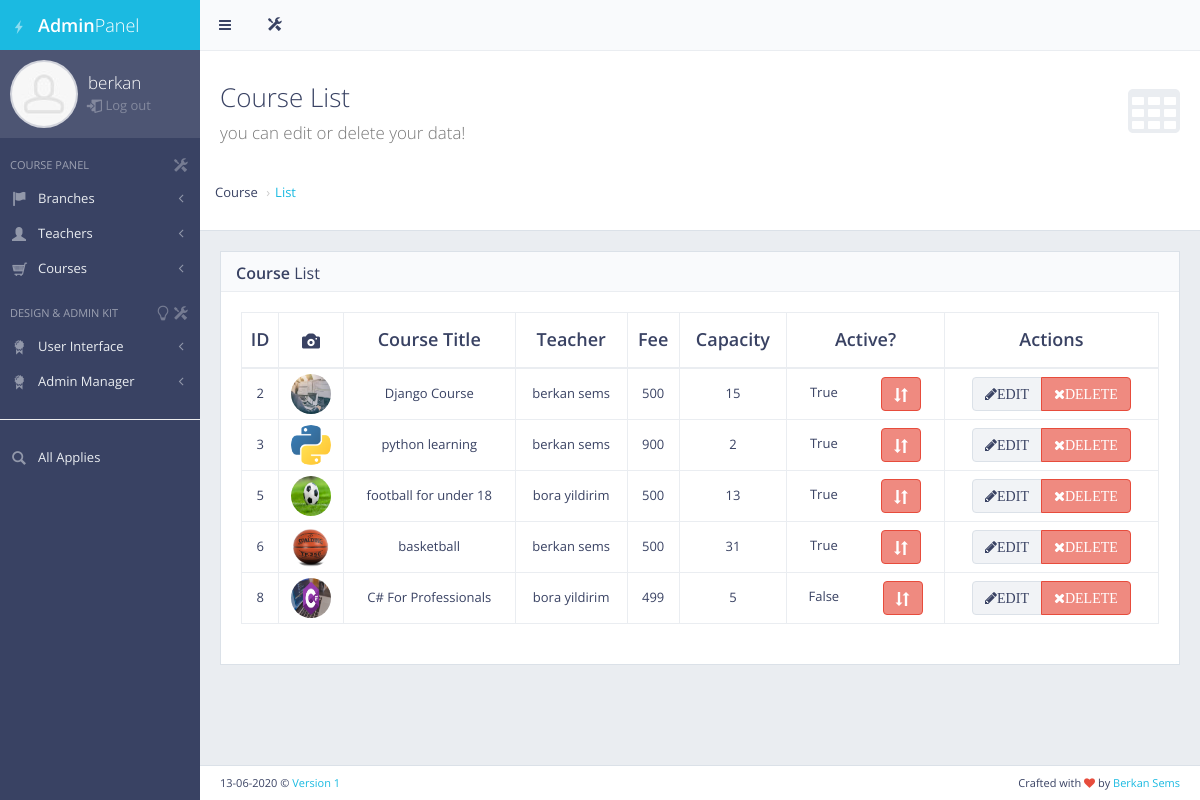
The page /panel/course_list/ (signed in) on the database its author committed.
### panel/models.py (models this page shows, shortened)
class Courses(models.Model):
    branch = models.ForeignKey(Branch, null=True , on_delete=models.CASCADE)
    teacher = models.ForeignKey(Teacher, null=True , on_delete=models.CASCADE)
    title = models.CharField(max_length=50)
    place = models.CharField(max_length=50)
    introduction = models.CharField(max_length=500)
    createdAt = models.DateTimeField(auto_now_add=True)
    startDate = models.CharField("Start Date (mm/dd/2020)",max_length=50)
    endDate = models.CharField("End Date (mm/dd/2020)",max_length=50)
    fee = models.IntegerField()
    capacity = models.IntegerField()
    pic = models.ImageField("Select an image file",null=True, blank=True)
    status=models.BooleanField("Active ?",default=True)

class Teacher(models.Model):
    name = models.CharField(max_length=50)
    telephone = models.IntegerField()
    def __str__(self):
        return self.name

### panel/decorators.py (the view)
        def wrapper_function(request, *args, **kwargs):
            group = None
            if request.user.groups.exists():
                group = request.user.groups.all()[0].name
            for role in allowed_roles:
                if group == role:
                    return view_func(request, *args, **kwargs)
            return HttpResponse("You are not authorized to view this page")

### panel/views.py (called while the page is built)
@login_required(login_url='my_login')
@allowed_users(allowed_roles=['admin'])
def courseList(request):
    courses = Courses.objects.all()
    context = {'courses': courses}
    return render(request, 'back/course_list.html',context)

### templates/back/course_list.html (shortened to what this page needs)
{% extends 'back/master_panel.html' %}
{% load static %}
{% block content %}
    <div id="page-content">
        <div class="content-header">
            <div class="header-section">
                <h1>
                    <i class="fa fa-table"></i>Course List<br><small>you can edit or delete your data!</small>
                </h1>
            </div>
            <div class="breadcrumb breadcrump-top">
                <li>Course</li>
                <li><a href="#">List</a></li>
            </div>
        </div>
        <div class="block full">
            <div class="block-title">
                <h2><strong>Course</strong> List</h2>
            </div>
            <div class="table-responsive">
                <table id="example-datatable" class="table table-vcenter table-condensed table-bordered">
                    <thead>
                    <tr>
                        <th class="text-center">ID</th>
                        <th class="text-center " ><i class="hi hi-camera"></i></th>
                        <th class="text-center ">Course Title</th>
                        <th class="text-center ">Teacher</th>
                        <th class="text-center ">Fee</th>
                        <th class="text-center ">Capacity</th>
                        <th class="text-center ">Active?</th>
                        <th class="text-center">Actions</th>
                    </tr>
                    </thead>
                    {% for course in courses %}
                    <tr>
                        <td class="text-center">{{ course.id }}</td>
                        <td class="text-center">
                            {% if course.pic %}
                                <img src="{{ course.pic.url }}" style="width: 40px; height: 40px"
                                                         alt="image"
                                                         class="img-circle">
                            {% else %}
                                <h4>No image</h4>
                            {% endif %}
                        </td>
                        <td class="text-center">{{ course.title }}</td>
                        <td class="text-center">{{ course.teacher }} </td>
                        <td class="text-center">{{ course.fee }} </td>
                        <td class="text-center">{{ course.capacity }}</td>
                        <td class="text-center">{{ course.status }} <a style="margin-left: 40px" href="{% url 'course_status_update' course.id %}" data-toggle="tooltip" title="change"
                                   class="btn btn-danger"><i class="hi hi-sort"></i></a></td>
                        <td class="text-center">
                            <div class="btn-group">
                                <a  href="{% url 'course_update' course.id %}" data-toggle="tooltip" title="Edit"
                                   class="btn btn-default"><i class="fa fa-pencil">EDIT</i></a>
                                <a href="{% url 'course_delete' course.id %}" data-toggle="tooltip" title="Delete"
                                   class="btn btn-danger"><i class="fa fa-times">DELETE</i></a>
                            </div>
                        </td>
                    </tr>
                    {% endfor %}
                </table>
            </div>
        </div>
    </div>
{% endblock %}

### templates/back/master_panel.html (shortened to what this page needs)
{% load static %}
<!DOCTYPE html>
 <html class="no-js" lang="en">
    <head>
        <link rel="stylesheet" href="{% static 'back/css/bootstrap.min.css' %}">
        <link rel="stylesheet" href="{% static 'back/css/plugins.css' %}">
        <link rel="stylesheet" href="{% static 'back/css/main.css' %}">
        <link rel="stylesheet" href="{% static 'back/css/themes.css' %}">
    </head>
    <body>
        <div id="page-wrapper">
            <div id="page-container" class="sidebar-partial sidebar-visible-lg sidebar-no-animations">
                <div id="sidebar">
                    <div id="sidebar-scroll">
                        <div class="sidebar-content">
                            <a href="{% url 'panel' %}" class="sidebar-brand">
                                <i class="gi gi-flash"></i><span class="sidebar-nav-mini-hide"><strong>Admin</strong>Panel</span>
                            </a>
                            <div class="sidebar-section sidebar-user clearfix sidebar-nav-mini-hide">
                                <div class="sidebar-user-avatar">
                                    <a href="{% url 'panel' %}">
                                        <img src="{% static 'back/img/placeholders/avatars/avatar2.jpg' %}" alt="avatar">
                                    </a>
                                </div>
                                <div class="sidebar-user-name">{{ request.user.username }}</div>
                                <div class="sidebar-user-links">
                                    <a href="{% url 'my_logout' %}" data-toggle="tooltip" data-placement="bottom" title="Logout"><i class="gi gi-exit "></i>  Log out</a>
                                </div>
                            </div>
                            <ul class="sidebar-nav">
                                <li class="sidebar-header">
                                    <span class="sidebar-header-options clearfix"><a href="javascript:void(0)" data-toggle="tooltip" title="Quick Settings"><i class="gi gi-settings"></i></a></span>
                                    <span class="sidebar-header-title">Course Panel</span>
                                </li>
                                <li>
                                    <a href="#" class="sidebar-nav-menu"><i class="fa fa-angle-left sidebar-nav-indicator sidebar-nav-mini-hide"></i><i class="gi gi-flag sidebar-nav-icon"></i><span class="sidebar-nav-mini-hide">Branches</span></a>
                                </li>
                                <li>
                                    <a href="#" class="sidebar-nav-menu"><i class="fa fa-angle-left sidebar-nav-indicator sidebar-nav-mini-hide"></i><i class="hi hi-user sidebar-nav-icon"></i><span class="sidebar-nav-mini-hide">Teachers</span></a>
                                </li>
                                <li>
                                    <a href="#" class="sidebar-nav-menu"><i class="fa fa-angle-left sidebar-nav-indicator sidebar-nav-mini-hide"></i><i class="gi gi-shopping_cart sidebar-nav-icon"></i><span class="sidebar-nav-mini-hide">Courses</span></a>
                                </li>
                                <li class="sidebar-header">
                                    <span class="sidebar-header-options clearfix"><a href="javascript:void(0)" data-toggle="tooltip" title="Quick Settings"><i class="gi gi-settings"></i></a><a href="javascript:void(0)" data-toggle="tooltip" title="Change slider image and features!"><i class="gi gi-lightbulb"></i></a></span>
                                    <span class="sidebar-header-title">Design & Admin Kit</span>
                                </li>
                                <li>
                                    <a href="#" class="sidebar-nav-menu"><i class="fa fa-angle-left sidebar-nav-indicator sidebar-nav-mini-hide"></i><i class="gi gi-certificate sidebar-nav-icon"></i><span class="sidebar-nav-mini-hide">User Interface</span></a>
                                </li>
                                <li>
                                    <a href="#" class="sidebar-nav-menu"><i class="fa fa-angle-left sidebar-nav-indicator sidebar-nav-mini-hide"></i><i class="gi gi-certificate sidebar-nav-icon"></i><span class="sidebar-nav-mini-hide">Admin Manager</span></a>
                                </li>
                                <hr>
                                <li>
                                    <a href="{% url 'applies' %}"><i class="gi gi-search sidebar-nav-icon"></i>All Applies</a>
                                </li>
                            </ul>
                        </div>
                    </div>
                </div>
                <div id="main-container">
                    <header class="navbar navbar-default">
                        <ul class="nav navbar-nav-custom">
                            <li>
                                <a href="javascript:void(0)" onclick="App.sidebar('toggle-sidebar');this.blur();">
                                    <i class="fa fa-bars fa-fw"></i>
                                </a>
                            </li>
                            <li class="dropdown">
                                <a href="javascript:void(0)" class="dropdown-toggle" data-toggle="dropdown">
                                    <i class="gi gi-settings"></i>
                                </a>
                            </li>
                        </ul>
                    </header>
                    {% block content %}
                    {% endblock %}
                    <footer class="clearfix">
                        <div class="pull-right">
                            Crafted with <i class="fa fa-heart text-danger"></i> by <a href="https://1.envato.market/ydb" target="_blank">Berkan Sems</a>
                        </div>
                        <div class="pull-left">
                            <span>13-06-2020</span> &copy; <a>Version 1</a>
                        </div>
                    </footer>
                </div>
            </div>
        </div>
    </body>
</html>

### rows shown on the page
Courses: id "2", pic (picture), title "Django Course", teacher "berkan sems", fee "500", capacity "15", status "True"
Courses: id "3", pic (picture), title "python learning", teacher "berkan sems", fee "900", capacity "2", status "True"
Courses: id "5", pic (picture), title "football for under 18", teacher "bora yildirim", fee "500", capacity "13", status "True"
Courses: id "6", pic (picture), title "basketball", teacher "berkan sems", fee "500", capacity "31", status "True"
Courses: id "8", pic (picture), title "C# For Professionals", teacher "bora yildirim", fee "499", capacity "5", status "False"

### other values the page prints
{{ request.user.username }} "berkan"
